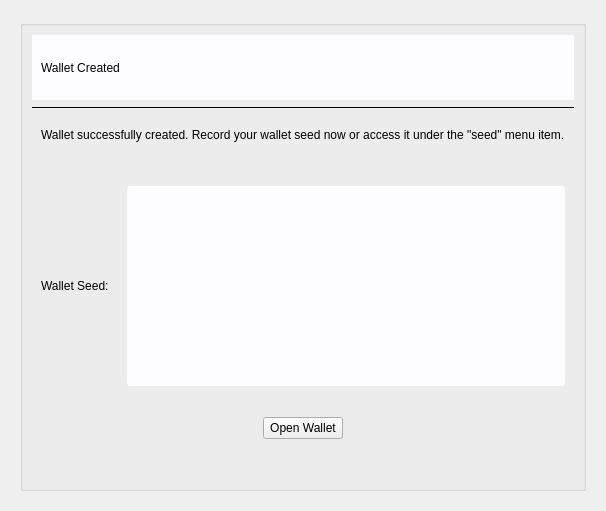
         <widget class="QWidget" name="wllt_done_page">
          <layout class="QGridLayout" name="gridLayout_143">
           <item row="0" column="0">
            <widget class="QFrame" name="frame_109">
             <property name="frameShape">
              <enum>QFrame::NoFrame</enum>
             </property>
             <property name="frameShadow">
              <enum>QFrame::Plain</enum>
             </property>
             <layout class="QGridLayout" name="gridLayout_144">
              <item row="0" column="0">
               <widget class="QGroupBox" name="groupBox_23">
                <property name="title">
                 <string/>
                </property>
                <layout class="QGridLayout" name="gridLayout_145">
                 <item row="6" column="0" alignment="Qt::AlignHCenter">
                  <widget class="QPushButton" name="open_wllt_btn">
                   <property name="text">
                    <string>Open Wallet</string>
                   </property>
                  </widget>
                 </item>
                 <item row="4" column="0">
                  <widget class="QFrame" name="frame_112">
                   <property name="minimumSize">
                    <size>
                     <width>0</width>
                     <height>250</height>
                    </size>
                   </property>
                   <property name="maximumSize">
                    <size>
                     <width>16777215</width>
                     <height>250</height>
                    </size>
                   </property>
                   <property name="styleSheet">
                    <string notr="true">border-radius:3px;</string>
                   </property>
                   <property name="frameShape">
                    <enum>QFrame::NoFrame</enum>
                   </property>
                   <property name="frameShadow">
                    <enum>QFrame::Raised</enum>
                   </property>
                   <layout class="QGridLayout" name="gridLayout_148">
                    <item row="0" column="0">
                     <widget class="QLabel" name="label_90">
                      <property name="minimumSize">
                       <size>
                        <width>80</width>
                        <height>0</height>
                       </size>
                      </property>
                      <property name="maximumSize">
                       <size>
                        <width>120</width>
                        <height>16777215</height>
                       </size>
                      </property>
                      <property name="styleSheet">
                       <string notr="true">font: 16pt 'Helvetica';</string>
                      </property>
                      <property name="text">
                       <string>Wallet Seed: </string>
                      </property>
                     </widget>
                    </item>
                    <item row="0" column="1">
                     <widget class="QTextEdit" name="seed_txt">
                      <property name="minimumSize">
                       <size>
                        <width>0</width>
                        <height>200</height>
                       </size>
                      </property>
                      <property name="maximumSize">
                       <size>
                        <width>16777215</width>
                        <height>200</height>
                       </size>
                      </property>
                      <property name="styleSheet">
                       <string notr="true">background-color: rgb(253, 253, 255);</string>
                      </property>
                     </widget>
                    </item>
                   </layout>
                  </widget>
                 </item>
                 <item row="0" column="0">
                  <widget class="QFrame" name="frame_110">
                   <property name="minimumSize">
                    <size>
                     <width>0</width>
                     <height>65</height>
                    </size>
                   </property>
                   <property name="maximumSize">
                    <size>
                     <width>16777215</width>
                     <height>65</height>
                    </size>
                   </property>
                   <property name="styleSheet">
                    <string notr="true">background-color: rgb(253, 253, 255);
font: 24pt &quot;Helvetica&quot;;</string>
                   </property>
                   <property name="frameShape">
                    <enum>QFrame::NoFrame</enum>
                   </property>
                   <property name="frameShadow">
                    <enum>QFrame::Plain</enum>
                   </property>
                   <layout class="QGridLayout" name="gridLayout_146">
                    <item row="0" column="0">
                     <widget class="QLabel" name="label_85">
                      <property name="text">
                       <string>Wallet Created</string>
                      </property>
                     </widget>
                    </item>
                   </layout>
                  </widget>
                 </item>
                 <item row="1" column="0">
                  <widget class="Line" name="line_25">
                   <property name="frameShadow">
                    <enum>QFrame::Plain</enum>
                   </property>
                   <property name="orientation">
                    <enum>Qt::Horizontal</enum>
                   </property>
                  </widget>
                 </item>
                 <item row="2" column="0">
                  <widget class="QFrame" name="frame_111">
                   <property name="minimumSize">
                    <size>
                     <width>0</width>
                     <height>40</height>
                    </size>
                   </property>
                   <property name="maximumSize">
                    <size>
                     <width>16777215</width>
                     <height>40</height>
                    </size>
                   </property>
                   <property name="styleSheet">
                    <string notr="true">border-radius:3px;
</string>
                   </property>
                   <property name="frameShape">
                    <enum>QFrame::NoFrame</enum>
                   </property>
                   <property name="frameShadow">
                    <enum>QFrame::Plain</enum>
                   </property>
                   <layout class="QGridLayout" name="gridLayout_147">
                    <item row="0" column="0">
                     <widget class="QLabel" name="label_89">
                      <property name="styleSheet">
                       <string notr="true">font: 16pt 'Helvetica';
background-color: rgba(255, 255, 255, 0);</string>
                      </property>
                      <property name="text">
                       <string>Wallet successfully created. Record your wallet seed now or access it under the &quot;seed&quot; menu item.</string>
                      </property>
                     </widget>
                    </item>
                   </layout>
                  </widget>
                 </item>
                 <item row="7" column="0">
                  <spacer name="verticalSpacer_13">
                   <property name="orientation">
                    <enum>Qt::Vertical</enum>
                   </property>
                   <property name="sizeHint" stdset="0">
                    <size>
                     <width>20</width>
                     <height>40</height>
                    </size>
                   </property>
                  </spacer>
                 </item>
                </layout>
               </widget>
              </item>
             </layout>
            </widget>
           </item>
          </layout>
         </widget>
